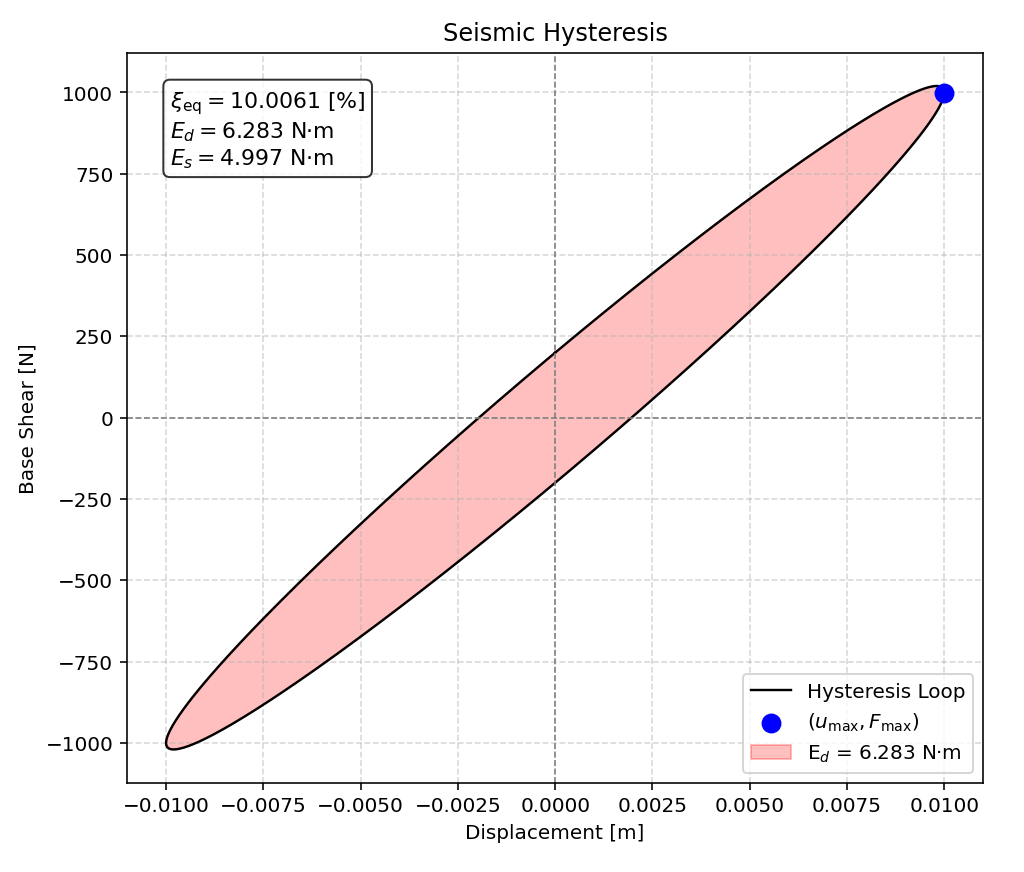

Write Python code to recreate this figure.
#%% EQULIVALENT VISCOUS DAMPING RATIO
def EQULIVALENT_VISCOUS_DAMPING_RATIO_FUN(displacement, base_shear, title="Hysteresis Curve"):
    """
    Compute the equivalent viscous damping ratio from a hysteresis loop.

    The dissipated energy per cycle (E_d) is the area enclosed by the loop,
    computed using the Shoelace formula. The maximum strain energy (E_s) is
    estimated as 0.5 * F_max * u_max, where u_max is the maximum absolute
    displacement and F_max is the absolute base shear at that same displacement.

    Parameters
    ----------
    displacement : array-like
        Displacement values (assumed to form a closed hysteresis loop).
    base_shear : array-like
        Corresponding base shear values.
    title : str, optional
        Title for the plot.

    Returns
    -------
    zeta_eq : float
        Equivalent viscous damping ratio.
    fig : matplotlib.figure.Figure
        Figure object with the plotted hysteresis loop and energy representation.
    
    THIS PYTHON SCRIPT WRITTEN BY SALAR DELAVAR GHASHGHAEI (QASHQAI)
    """
    import numpy as np
    import matplotlib.pyplot as plt

    # Data preparation
    disp = np.asarray(displacement, dtype=float)
    shear = np.asarray(base_shear, dtype=float)

    if disp.size != shear.size:
        raise ValueError("Displacement and base shear arrays must have the same length.")
    if disp.size < 3:
        raise ValueError("At least 3 points are required to form a closed loop.")

    # Close the loop if not already closed (important for shoelace)
    if not (disp[0] == disp[-1] and shear[0] == shear[-1]):
        disp = np.append(disp, disp[0])
        shear = np.append(shear, shear[0])

    # Dissipated energy (E_d) via Shoelace formula ---
    x = disp
    y = shear
    E_d = 0.5 * np.abs(np.dot(x[:-1], y[1:]) - np.dot(y[:-1], x[1:]))

    # Maximum strain energy (E_s)
    # Find the point of maximum absolute displacement
    idx_max = np.argmax(np.abs(disp))
    u_max = np.abs(disp[idx_max])
    F_at_max_u = np.abs(shear[idx_max])

    E_s = 0.5 * F_at_max_u * u_max

    # Equivalent viscous damping ratio
    zeta_eq = 100 * E_d / (4.0 * np.pi * E_s) if E_s != 0 else 0.0

    # Plotting
    fig, ax = plt.subplots(figsize=(7, 6))

    # Hysteresis curve
    ax.plot(disp, shear, 'k-', linewidth=1.2, label="Hysteresis Loop")
    ax.scatter(disp[idx_max], shear[idx_max], color='blue', s=80,
               zorder=5, label=r"$(u_{\rm max}, F_{\rm max})$")

    # Fill the enclosed area
    ax.fill(disp, shear, color='red', alpha=0.25, label=f"E$_d$ = {E_d:.3f} N·m")

    # Mark origin
    ax.axhline(0, color='gray', linestyle='--', linewidth=0.8)
    ax.axvline(0, color='gray', linestyle='--', linewidth=0.8)

    # Annotations and text box
    textstr = (f"$\\xi_{{\\rm eq}} = {zeta_eq:.4f}$ [%]\n"
               f"$E_d = {E_d:.3f}$ N·m\n"
               f"$E_s = {E_s:.3f}$ N·m")
    props = dict(boxstyle='round', facecolor='white', alpha=0.8)
    ax.text(0.05, 0.95, textstr, transform=ax.transAxes,
            fontsize=11, verticalalignment='top', bbox=props)

    ax.set_title(title)
    ax.set_xlabel("Displacement [m]")
    ax.set_ylabel("Base Shear [N]")
    ax.grid(True, linestyle='--', alpha=0.5)
    ax.legend(loc='lower right')
    fig.tight_layout()

    return zeta_eq, fig

#%%---------------------------------
import numpy as np
theta = np.linspace(0, 2*np.pi, 500) 
u = 0.01 * np.sin(theta)                        # DISPLACEMENT
F = 1000 * np.sin(theta) + 200 * np.cos(theta)  # BASE-REACTION

zeta, fig = EQULIVALENT_VISCOUS_DAMPING_RATIO_FUN(u, F, title="Seismic Hysteresis")
print(f"Equivalent viscous damping ratio = {zeta:.4f}")
